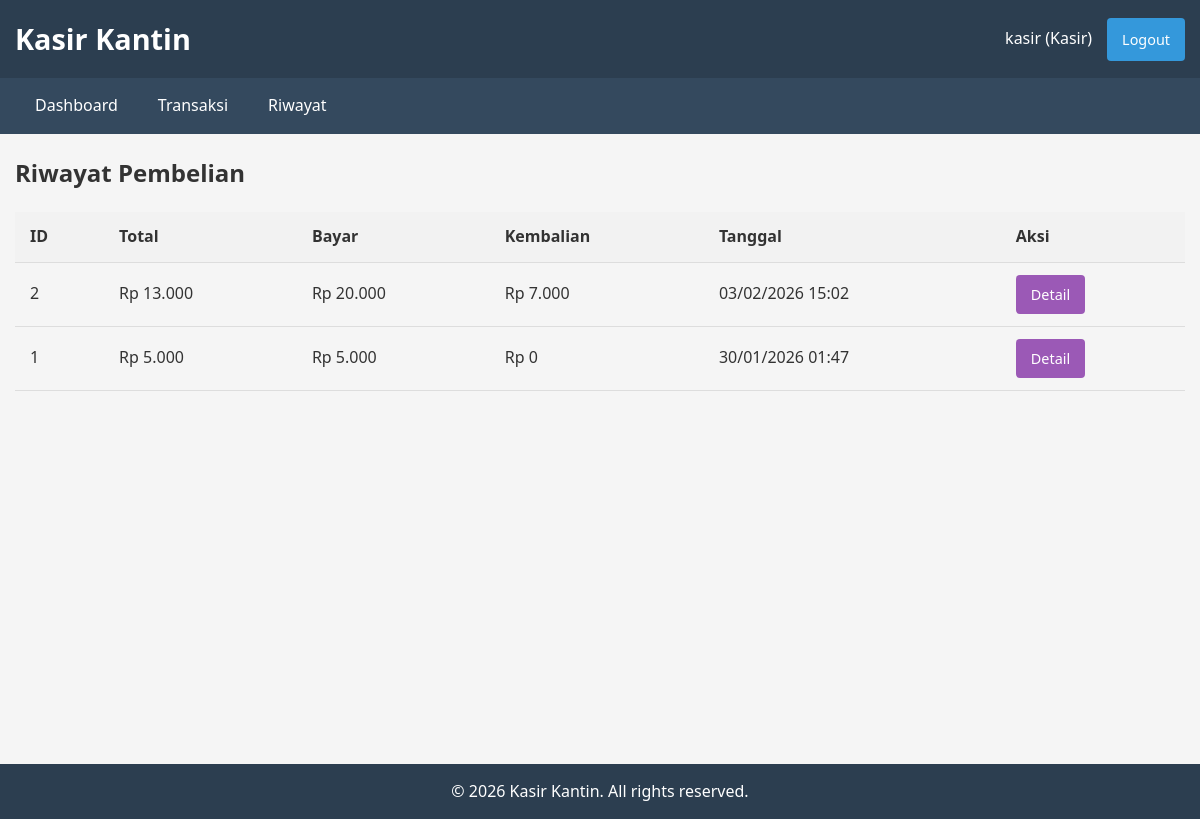
Screenshot of /user/history.php (signed in) with the database file from the repository.
### tables this page shows
CREATE TABLE `transactions` (
  `id` int NOT NULL,
  `user_id` int NOT NULL,
  `total_amount` decimal(10,2) NOT NULL,
  `payment_amount` decimal(10,2) NOT NULL,
  `change_amount` decimal(10,2) NOT NULL,
  `transaction_date` timestamp NULL DEFAULT CURRENT_TIMESTAMP
);

### includes/functions.php (called while the page is built, shortened)
<?php
function format_rupiah($angka) {
    return "Rp " . number_format($angka, 0, ',', '.');
}
function format_date($date) {
    return date('d/m/Y H:i', strtotime($date));
}
?>

### user/history.php (the view, shortened to what this page needs)
<?php
require_once '../includes/header.php';
require_once '../config/database.php';
require_once '../includes/functions.php';
 $page = isset($_GET['page']) ? (int)$_GET['page'] : 1;
 $limit = 10;
 $offset = ($page - 1) * $limit;
 $transactions_query = "SELECT * FROM transactions WHERE user_id = {$_SESSION['user_id']} ORDER BY transaction_date DESC LIMIT $limit OFFSET $offset";
 $transactions_result = mysqli_query($conn, $transactions_query);
?>
<div class="transaction-history">
    <h2>Riwayat Pembelian</h2>
    <div class="transactions-table">
        <table>
            <thead>
                <tr>
                    <th>ID</th>
                    <th>Total</th>
                    <th>Bayar</th>
                    <th>Kembalian</th>
                    <th>Tanggal</th>
                    <th>Aksi</th>
                </tr>
            </thead>
            <tbody>
                <?php if (mysqli_num_rows($transactions_result) > 0): ?>
                    <?php while ($transaction = mysqli_fetch_assoc($transactions_result)): ?>
                        <tr>
                            <td><?php echo $transaction['id']; ?></td>
                            <td><?php echo format_rupiah($transaction['total_amount']); ?></td>
                            <td><?php echo format_rupiah($transaction['payment_amount']); ?></td>
                            <td><?php echo format_rupiah($transaction['change_amount']); ?></td>
                            <td><?php echo format_date($transaction['transaction_date']); ?></td>
                            <td>
                                <button class="btn btn-view" onclick="viewTransactionDetails(<?php echo $transaction['id']; ?>)">Detail</button>
                            </td>
                        </tr>
                    <?php endwhile; ?>
                <?php else: ?>
                    <tr>
                        <td colspan="6">Belum ada transaksi</td>
                    </tr>
                <?php endif; ?>
            </tbody>
        </table>
    </div>
</div>
<?php require_once '../includes/footer.php'; ?>

### assets/css/style.css (style rules this page uses)
* { margin: 0; padding: 0; box-sizing: border-box; font-family: 'Segoe UI', Tahoma, Geneva, Verdana, sans-serif; }
body { background-color: #f5f5f5; color: #333; line-height: 1.6; }
.btn { display: inline-block; background-color: #3498db; color: white; border: none; padding: 10px 15px; border-radius: 4px; cursor: pointer; text-decoration: none; font-size: 0.9rem; transition: background-color 0.3s; }
.btn-view { background-color: #9b59b6; }
table { width: 100%; border-collapse: collapse; margin-top: 20px; }
table th, table td { padding: 12px 15px; text-align: left; border-bottom: 1px solid #ddd; }
table th { background-color: #f2f2f2; font-weight: 600; }

### rows the page displays
transactions: id "2", total_amount "Rp 13.000", payment_amount "Rp 20.000", change_amount "Rp 7.000", transaction_date "03/02/2026 15:02"
transactions: id "1", total_amount "Rp 5.000", payment_amount "Rp 5.000", change_amount "Rp 0", transaction_date "30/01/2026 01:47"

### other values shown
$_SESSION['username'] "kasir"
$_SESSION['user_role'] "Kasir"
